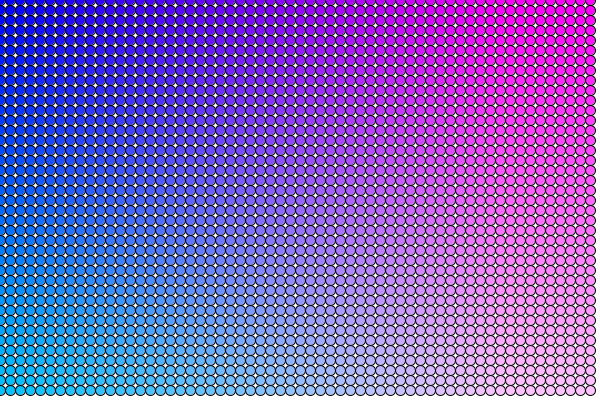
Frame 1 (no input)
Frame 60 (the mouse pressed at the canvas centre just before this capture): identical to frame 1, image omitted
Frame 120 (the mouse held since frame 60 and released just before this capture): identical to frame 1, image omitted

The Processing sketch that drew this single still picture (run headless with seeded random() and noise(); from frame 60 on, the mouse is pressed at the canvas centre):

// Processing sketch: processing_159122
// ── processing_159122.pde

void setup (){
  print(50);
  size(600,400);
}


void draw() {
  background(255); 
 for(int x = 0; x<600; x=x+10){
  for(int y=0; y<400; y=y+10){
 fill(x/2,y/2,255);
      ellipse(x,y,10,10);
   }
  }
 }
